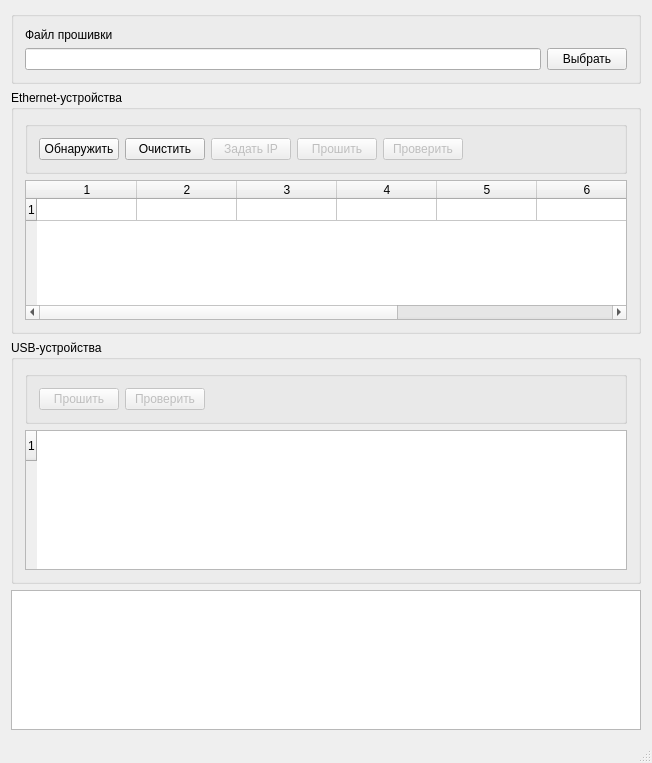
<?xml version="1.0" encoding="UTF-8"?>
<ui version="4.0">
 <class>MainWindow</class>
 <widget class="QMainWindow" name="MainWindow">
  <property name="geometry">
   <rect>
    <x>0</x>
    <y>0</y>
    <width>652</width>
    <height>763</height>
   </rect>
  </property>
  <property name="windowTitle">
   <string>RES Live Update</string>
  </property>
  <widget class="QWidget" name="centralWidget">
   <layout class="QVBoxLayout" name="verticalLayout">
    <item>
     <widget class="QGroupBox" name="groupBox_5">
      <property name="minimumSize">
       <size>
        <width>0</width>
        <height>0</height>
       </size>
      </property>
      <property name="title">
       <string/>
      </property>
      <layout class="QGridLayout" name="gridLayout">
       <item row="0" column="0">
        <widget class="QLabel" name="label_20">
         <property name="text">
          <string>Файл прошивки</string>
         </property>
        </widget>
       </item>
       <item row="1" column="0">
        <widget class="QLineEdit" name="localFileNameLineEdit">
         <property name="sizePolicy">
          <sizepolicy hsizetype="Expanding" vsizetype="Fixed">
           <horstretch>0</horstretch>
           <verstretch>0</verstretch>
          </sizepolicy>
         </property>
        </widget>
       </item>
       <item row="1" column="1">
        <widget class="QPushButton" name="selectFilePushButton">
         <property name="text">
          <string>Выбрать</string>
         </property>
        </widget>
       </item>
      </layout>
     </widget>
    </item>
    <item>
     <widget class="QGroupBox" name="groupBox">
      <property name="sizePolicy">
       <sizepolicy hsizetype="Preferred" vsizetype="Preferred">
        <horstretch>0</horstretch>
        <verstretch>0</verstretch>
       </sizepolicy>
      </property>
      <property name="minimumSize">
       <size>
        <width>0</width>
        <height>0</height>
       </size>
      </property>
      <property name="maximumSize">
       <size>
        <width>16777215</width>
        <height>16777215</height>
       </size>
      </property>
      <property name="title">
       <string>Ethernet-устройства</string>
      </property>
      <layout class="QVBoxLayout" name="verticalLayout_3">
       <item>
        <widget class="QGroupBox" name="groupBox_6">
         <property name="minimumSize">
          <size>
           <width>0</width>
           <height>0</height>
          </size>
         </property>
         <property name="title">
          <string/>
         </property>
         <layout class="QHBoxLayout" name="horizontalLayout_5">
          <item>
           <widget class="QPushButton" name="searchDevicesPushButton">
            <property name="text">
             <string>Обнаружить</string>
            </property>
           </widget>
          </item>
          <item>
           <widget class="QPushButton" name="deleteDevicesPushButton">
            <property name="text">
             <string>Очистить</string>
            </property>
           </widget>
          </item>
          <item>
           <widget class="QPushButton" name="offerIPPushButton">
            <property name="enabled">
             <bool>false</bool>
            </property>
            <property name="text">
             <string>Задать IP</string>
            </property>
           </widget>
          </item>
          <item>
           <widget class="QPushButton" name="programPushButton">
            <property name="enabled">
             <bool>false</bool>
            </property>
            <property name="text">
             <string>Прошить</string>
            </property>
           </widget>
          </item>
          <item>
           <widget class="QPushButton" name="verifyPushButton">
            <property name="enabled">
             <bool>false</bool>
            </property>
            <property name="text">
             <string>Проверить</string>
            </property>
           </widget>
          </item>
          <item>
           <spacer name="horizontalSpacer">
            <property name="orientation">
             <enum>Qt::Horizontal</enum>
            </property>
            <property name="sizeHint" stdset="0">
             <size>
              <width>40</width>
              <height>20</height>
             </size>
            </property>
           </spacer>
          </item>
         </layout>
        </widget>
       </item>
       <item>
        <widget class="QTableWidget" name="devicesTableWidget">
         <property name="selectionMode">
          <enum>QAbstractItemView::SingleSelection</enum>
         </property>
         <property name="rowCount">
          <number>1</number>
         </property>
         <property name="columnCount">
          <number>8</number>
         </property>
         <attribute name="verticalHeaderDefaultSectionSize">
          <number>22</number>
         </attribute>
         <row/>
         <column/>
         <column/>
         <column/>
         <column/>
         <column/>
         <column/>
         <column/>
         <column/>
        </widget>
       </item>
      </layout>
     </widget>
    </item>
    <item>
     <widget class="QGroupBox" name="groupBox_2">
      <property name="sizePolicy">
       <sizepolicy hsizetype="Preferred" vsizetype="Preferred">
        <horstretch>0</horstretch>
        <verstretch>0</verstretch>
       </sizepolicy>
      </property>
      <property name="minimumSize">
       <size>
        <width>0</width>
        <height>0</height>
       </size>
      </property>
      <property name="maximumSize">
       <size>
        <width>16777215</width>
        <height>16777215</height>
       </size>
      </property>
      <property name="title">
       <string>USB-устройства</string>
      </property>
      <layout class="QVBoxLayout" name="verticalLayout_4">
       <item>
        <widget class="QGroupBox" name="groupBox_3">
         <property name="minimumSize">
          <size>
           <width>0</width>
           <height>0</height>
          </size>
         </property>
         <property name="title">
          <string/>
         </property>
         <layout class="QHBoxLayout" name="horizontalLayout">
          <item>
           <widget class="QPushButton" name="programUSBDevicePushButton">
            <property name="enabled">
             <bool>false</bool>
            </property>
            <property name="text">
             <string>Прошить</string>
            </property>
           </widget>
          </item>
          <item>
           <widget class="QPushButton" name="verifyUSBDevicePushButton">
            <property name="enabled">
             <bool>false</bool>
            </property>
            <property name="text">
             <string>Проверить</string>
            </property>
           </widget>
          </item>
          <item>
           <spacer name="horizontalSpacer_2">
            <property name="orientation">
             <enum>Qt::Horizontal</enum>
            </property>
            <property name="sizeHint" stdset="0">
             <size>
              <width>40</width>
              <height>20</height>
             </size>
            </property>
           </spacer>
          </item>
         </layout>
        </widget>
       </item>
       <item>
        <widget class="QTableWidget" name="usbDevicesTableWidget">
         <property name="rowCount">
          <number>1</number>
         </property>
         <row/>
        </widget>
       </item>
      </layout>
     </widget>
    </item>
    <item>
     <widget class="QPlainTextEdit" name="logPlainTextEdit">
      <property name="sizePolicy">
       <sizepolicy hsizetype="Expanding" vsizetype="Expanding">
        <horstretch>0</horstretch>
        <verstretch>0</verstretch>
       </sizepolicy>
      </property>
      <property name="readOnly">
       <bool>true</bool>
      </property>
      <property name="plainText">
       <string/>
      </property>
     </widget>
    </item>
   </layout>
  </widget>
  <widget class="QMenuBar" name="menuBar">
   <property name="geometry">
    <rect>
     <x>0</x>
     <y>0</y>
     <width>652</width>
     <height>21</height>
    </rect>
   </property>
  </widget>
  <widget class="QStatusBar" name="statusBar"/>
 </widget>
 <layoutdefault spacing="6" margin="11"/>
 <resources/>
 <connections/>
</ui>
